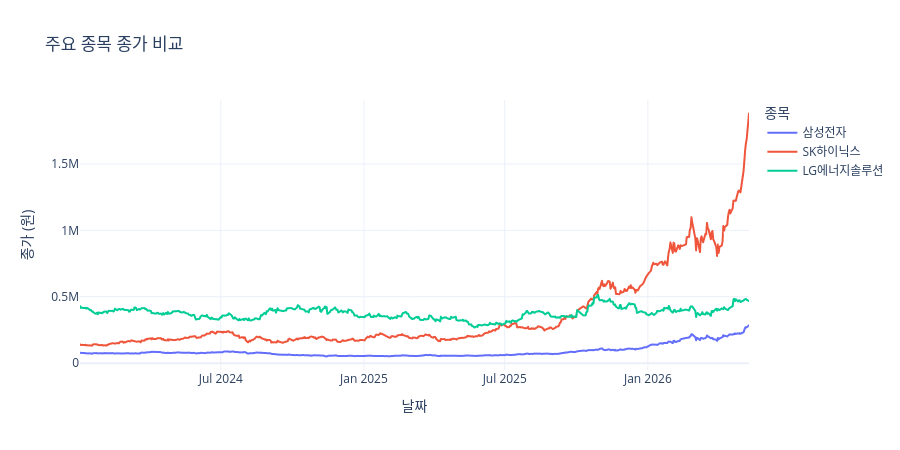

The notebook cell this image was saved under:
### Code cell
# 다중 종목 라인 차트 
fig_multi = px.line(
    merged_df,
    title='주요 종목 종가 비교',
    labels={'value': '종가 (원)', 'Date': '날짜', 'variable': '종목'}
)

fig_multi.update_layout(height=450, legend_title='종목')
fig_multi.show()

### Figure 1 — Plotly figure (JSON) as saved in the notebook; plotly's stock layout.template omitted (floating-point values rounded to 4 significant figures; data arrays with more than 128 entries replaced by an {"elided": "..."} marker saying what was removed)
{"data": [{"hovertemplate": "종목=삼성전자<br>날짜=%{x}<br>종가 (원)=%{y}<extra></extra>", "legendgroup": "삼성전자", "line": {"color": "#636efa", "dash": "solid"}, "marker": {"symbol": "circle"}, "mode": "lines", "name": "삼성전자", "showlegend": true, "type": "scattergl", "x": {"elided": "572 str values"}, "xaxis": "x", "y": {"elided": "572 int values"}, "yaxis": "y"}, {"hovertemplate": "종목=SK하이닉스<br>날짜=%{x}<br>종가 (원)=%{y}<extra></extra>", "legendgroup": "SK하이닉스", "line": {"color": "#EF553B", "dash": "solid"}, "marker": {"symbol": "circle"}, "mode": "lines", "name": "SK하이닉스", "showlegend": true, "type": "scattergl", "x": {"elided": "572 str values"}, "xaxis": "x", "y": {"elided": "572 int values"}, "yaxis": "y"}, {"hovertemplate": "종목=LG에너지솔루션<br>날짜=%{x}<br>종가 (원)=%{y}<extra></extra>", "legendgroup": "LG에너지솔루션", "line": {"color": "#00cc96", "dash": "solid"}, "marker": {"symbol": "circle"}, "mode": "lines", "name": "LG에너지솔루션", "showlegend": true, "type": "scattergl", "x": {"elided": "572 str values"}, "xaxis": "x", "y": {"elided": "572 int values"}, "yaxis": "y"}], "layout": {"height": 450, "legend": {"title": {"text": "종목"}, "tracegroupgap": 0}, "title": {"text": "주요 종목 종가 비교"}, "xaxis": {"anchor": "y", "domain": [0, 1], "title": {"text": "날짜"}}, "yaxis": {"anchor": "x", "domain": [0, 1], "title": {"text": "종가 (원)"}}}}
